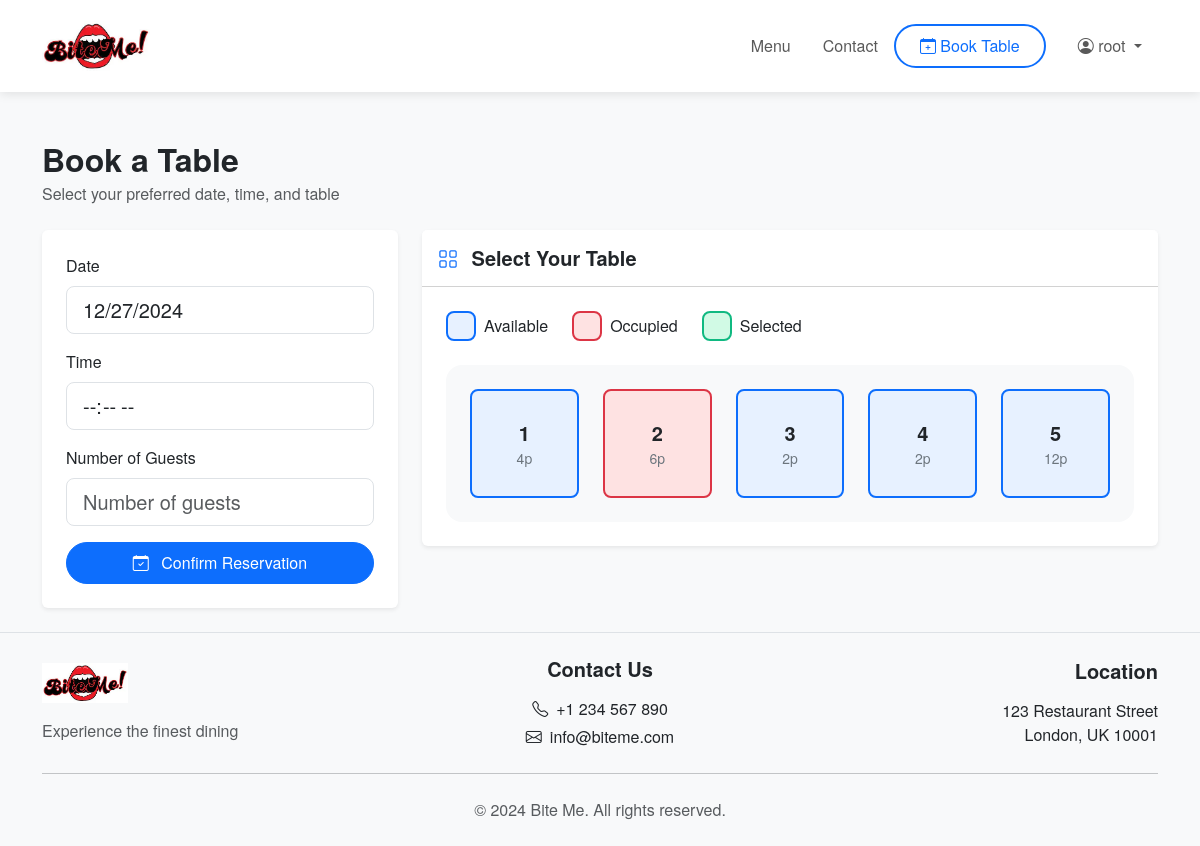
Page /book/ (signed in) on the committed database.
### booking/models.py (models this page shows, shortened)
class Table(models.Model):
    number = models.CharField(max_length=10)
    capacity = models.IntegerField()
    class Meta:
        ordering = ['number']

### booking/views.py (the view)
# urls.py: path('book/', create_reservation_view, name='book'),
@login_required
def create_reservation_view(request):
    if request.method == 'POST':
        form = ReservationForm(request.POST)
        if form.is_valid():
            reservation = form.save(commit=False)
            reservation.user = request.user
            selected_table_ids = request.POST.getlist('selected_tables')
            selected_tables = Table.objects.filter(id__in=selected_table_ids)
            total_capacity = sum(table.capacity for table in selected_tables)
            if total_capacity >= reservation.guests:
                all_tables_available = all(
                    is_table_available(table, reservation.date, reservation.time)
                    for table in selected_tables
                )
                if all_tables_available:
                    reservation.save()
                    reservation.tables.set(selected_tables)
                    messages.success(request, "Your reservation has been successfully created!")
                    return redirect('my_bookings')
                else:
                    messages.error(request, "Some selected tables are not available. Please choose different tables.")
            else:
                messages.error(request, "Selected tables don't have enough capacity for your party size.")
        else:
            messages.error(request, "Please correct the errors below.")
    else:
        form = ReservationForm()
    tables = Table.objects.all().order_by('number')
    occupied_tables = Table.objects.filter(
        reservations__date=datetime.now().date(),
        reservations__canceled=False
    )
    context = {
        'form': form,
        'tables': tables,
        'occupied_tables': occupied_tables,
        'today': datetime.now().date()
    }
    return render(request, 'booking/booking_form.html', context)

### booking/forms.py (shortened to what this page needs)
class ReservationForm(forms.ModelForm):
    date = forms.DateField(
        widget=forms.DateInput(
            attrs={
                'type': 'date',
                'class': 'form-control form-control-lg',
                'min': datetime.now().date().isoformat(),
                'max': (datetime.now() + timedelta(days=30)).date().isoformat(),  # Allow bookings up to 30 days ahead
            }
        ),
        label='Date'
    )
    time = forms.TimeField(
        widget=forms.TimeInput(
            attrs={
                'type': 'time',
                'class': 'form-control form-control-lg',
                'min': '11:00',
                'max': '22:00'
            }
        ),
        label='Time'
    )
    guests = forms.IntegerField(
        min_value=1,
        max_value=20,
        widget=forms.NumberInput(
            attrs={
                'class': 'form-control form-control-lg',
                'placeholder': 'Number of guests'
            }
        ),
        label='Number of Guests'
    )
    class Meta:
        model = Reservation
        fields = ['date', 'time', 'guests']

### booking/templates/booking/booking_form.html (shortened to what this page needs)
{% extends 'booking/base.html' %}
{% load static %}
{% block content %}
<div class="container py-4">
    <div class="row mb-4">
        <div class="col-12">
            <h2 class="mb-1">Book a Table</h2>
            <p class="text-muted mb-0">Select your preferred date, time, and table</p>
        </div>
    </div>
    <div class="row">
        <div class="col-lg-4">
            <div class="card border-0 shadow-sm">
                <div class="card-body p-4">
                    <form method="POST" class="needs-validation" novalidate id="bookingForm">
                        <div class="mb-3">
                            <label class="form-label">Date</label>
                            {{ form.date }}
                        </div>
                        <div class="mb-3">
                            <label class="form-label">Time</label>
                            {{ form.time }}
                        </div>
                        <div class="mb-3">
                            <label class="form-label">Number of Guests</label>
                            {{ form.guests }}
                        </div>
                        <div class="d-grid">
                            <button type="submit" class="btn btn-primary">
                                <i class="bi bi-calendar-check me-2"></i>
                                Confirm Reservation
                            </button>
                        </div>
                    </form>
                </div>
            </div>
        </div>
        <div class="col-lg-8">
            <div class="card border-0 shadow-sm">
                <div class="card-header bg-white py-3">
                    <h5 class="mb-0">
                        <i class="bi bi-grid text-primary me-2"></i>
                        Select Your Table
                    </h5>
                </div>
                <div class="card-body p-4">
                    <div class="layout-legend mb-4">
                        <div class="d-flex flex-wrap gap-4">
                            <div class="d-flex align-items-center">
                                <div class="table-indicator available"></div>
                                <span class="ms-2">Available</span>
                            </div>
                            <div class="d-flex align-items-center">
                                <div class="table-indicator occupied"></div>
                                <span class="ms-2">Occupied</span>
                            </div>
                            <div class="d-flex align-items-center">
                                <div class="table-indicator selected"></div>
                                <span class="ms-2">Selected</span>
                            </div>
                        </div>
                    </div>
                    <div class="tables-grid">
                        {% for table in tables %}
                            <div class="table-item {% if table in occupied_tables %}occupied{% else %}available{% endif %}"
                                 data-table-id="{{ table.id }}"
                                 data-capacity="{{ table.capacity }}"
                                 onclick="toggleTableSelection(this)">
                                <div class="table-number">{{ table.number }}</div>
                                <div class="table-capacity">{{ table.capacity }}p</div>
                            </div>
                        {% endfor %}
                    </div>
                </div>
            </div>
        </div>
    </div>
</div>
{% endblock %}

### booking/templates/booking/base.html (shortened to what this page needs)
{% load static %}
<!DOCTYPE html>
<html lang="en">
<head>
    <link rel="stylesheet" href="https://cdn.jsdelivr.net/npm/bootstrap@5.3.0/dist/css/bootstrap.min.css">
    <link rel="stylesheet" href="{% static 'css/style.css' %}">
    <link rel="stylesheet" href="https://cdn.jsdelivr.net/npm/bootstrap-icons@1.11.3/font/bootstrap-icons.min.css">
</head>
<body class="d-flex flex-column min-vh-100">
    <header class="header-main">
        <nav class="navbar navbar-expand-lg navbar-light">
            <div class="container">
                <a class="navbar-brand" href="{% url 'index' %}">
                    <img src="{% static 'img/logo.webp' %}" alt="Bite Me Logo" height="50">
                </a>
                <div class="collapse navbar-collapse justify-content-end" id="navbarNav">
                    <ul class="navbar-nav align-items-center">
                        <li class="nav-item">
                            <a class="nav-link" href="{% url 'menu' %}">Menu</a>
                        </li>
                        <li class="nav-item">
                            <a class="nav-link" href="{% url 'contact' %}">Contact</a>
                        </li>
                        {% if user.is_authenticated %}
                            <li class="nav-item">
                                <a class="nav-link book-table-btn" href="{% url 'book' %}">
                                    <i class="bi bi-calendar-plus"></i> Book Table
                                </a>
                            </li>
                            <li class="nav-item dropdown">
                                <a class="nav-link dropdown-toggle" href="#" id="navbarDropdown" role="button"
                                   data-bs-toggle="dropdown" aria-expanded="false">
                                    <i class="bi bi-person-circle"></i> {{ user.username }}
                                </a>
                            </li>
                        {% endif %}
                    </ul>
                </div>
            </div>
        </nav>
    </header>
    <main class="flex-grow-1">
        {% block content %}{% endblock %}
    </main>
    <footer class="footer mt-auto py-4 bg-light">
        <div class="container">
            <div class="row g-4 align-items-center">
                <div class="col-md-4 text-center text-md-start">
                    <img src="{% static 'img/logo.webp' %}" alt="Bite Me Logo" height="40" class="mb-3">
                    <p class="text-muted mb-0">Experience the finest dining</p>
                </div>
                <div class="col-md-4 text-center">
                    <h5 class="mb-3">Contact Us</h5>
                    <p class="mb-1"><i class="bi bi-telephone me-2"></i>+1 234 567 890</p>
                    <p class="mb-0"><i class="bi bi-envelope me-2"></i>info@biteme.com</p>
                </div>
                <div class="col-md-4 text-center text-md-end">
                    <h5 class="mb-3">Location</h5>
                    <p class="mb-0">123 Restaurant Street</p>
                    <p class="mb-0">London, UK 10001</p>
                </div>
            </div>
            <hr class="my-4">
            <div class="text-center">
                <p class="text-muted mb-0">&copy; {% now "Y" %} Bite Me. All rights reserved.</p>
            </div>
        </div>
    </footer>
</body>
</html>

### booking/static/css/style.css (style rules this page uses)
body { font-family: 'Helvetica Neue', Helvetica, Arial, sans-serif; background-color: #f8f9fa; }
h2, h3, h4, h5, h6 { font-weight: 600; }
.navbar-brand img { margin-right: 10px; }
.card { transition: transform 0.2s ease-in-out; }
input[type="date"] { position: relative; }
input[type="time"] { position: relative; }

### booking/templates/booking/booking_form.html (style rules this page uses)
.table-indicator { width: 30px; height: 30px; border-radius: 8px; }
.table-indicator.available { background-color: #e7f1ff; border: 2px solid #0d6efd; }
.table-indicator.occupied { background-color: #fee2e2; border: 2px solid #dc3545; }
.table-indicator.selected { background-color: #d1fae5; border: 2px solid #10b981; }
.tables-grid { display: grid; grid-template-columns: repeat(auto-fit, minmax(100px, 1fr)); gap: 1.5rem; padding: 1.5rem; background-color: #f8f9fa; border-radius: 1rem; }
.table-item { aspect-ratio: 1; border: 2px solid; border-radius: 8px; display: flex; flex-direction: column; align-items: center; justify-content: center; cursor: pointer; transition: all 0.2s ease-in-out; }
.table-item.available { background-color: #e7f1ff; border-color: #0d6efd; }
.table-item.occupied { background-color: #fee2e2; border-color: #dc3545; cursor: not-allowed; }
.table-number { font-weight: 600; font-size: 1.25rem; }
.table-capacity { font-size: 0.875rem; color: #6c757d; }

### booking/templates/booking/base.html (style rules this page uses)
.header-main { background-color: #fff; box-shadow: 0 2px 10px rgba(0,0,0,0.1); position: relative; z-index: 1000; }
.navbar { padding-top: 1rem; padding-bottom: 1rem; }
.navbar-brand { font-weight: 700; }
.nav-link { font-weight: 500; padding: 0.5rem 1rem !important; transition: color 0.3s ease; }
.book-table-btn { color: #0d6efd !important; border: 2px solid #0d6efd; border-radius: 50px; padding: 0.5rem 1.5rem !important; margin-right: 1rem; transition: all 0.3s ease; }
.btn-primary { border-radius: 50px; padding: 0.5rem 1.5rem; }
.footer { background-color: #f8f9fa; border-top: 1px solid #dee2e6; }

### rows in the picture
Table: number "1", capacity "4"
Table: number "2", capacity "6"
Table: number "3", capacity "2"
Table: number "4", capacity "2"
Table: number "5", capacity "12"

### other values in the picture
{{ user.username }} "root"
